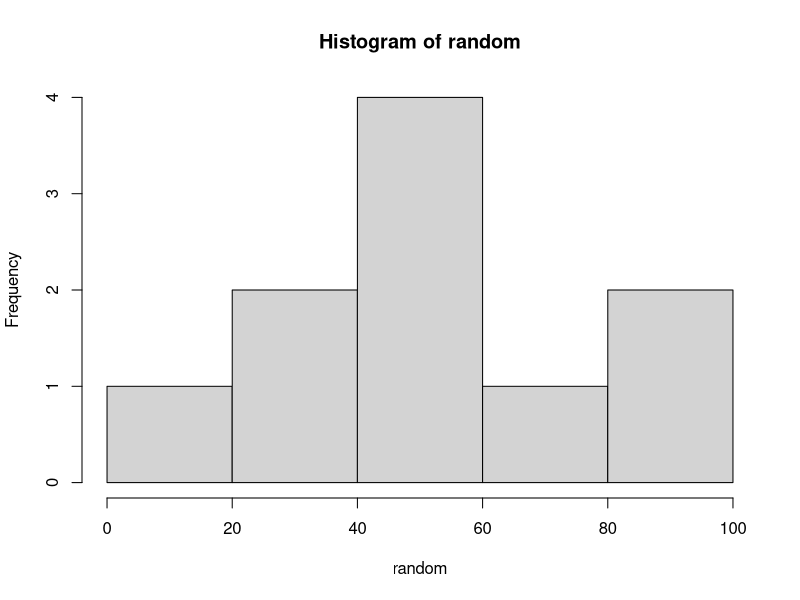
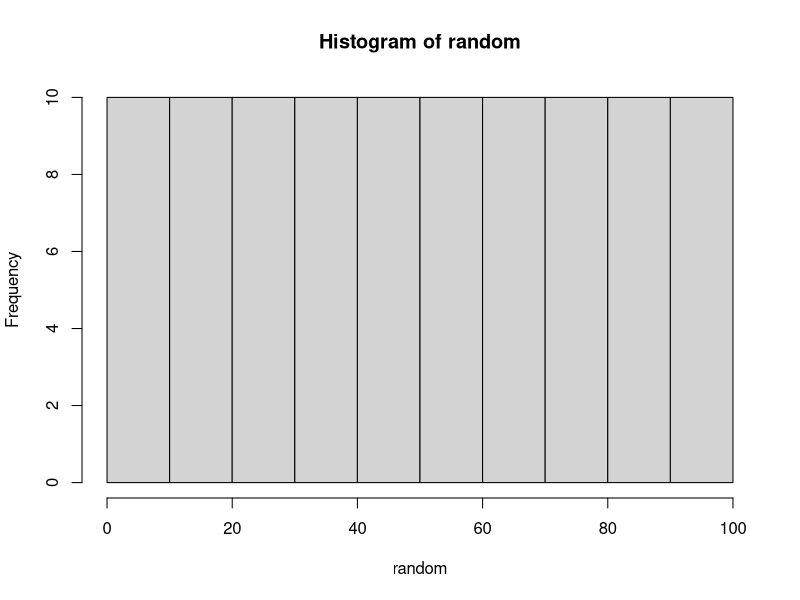
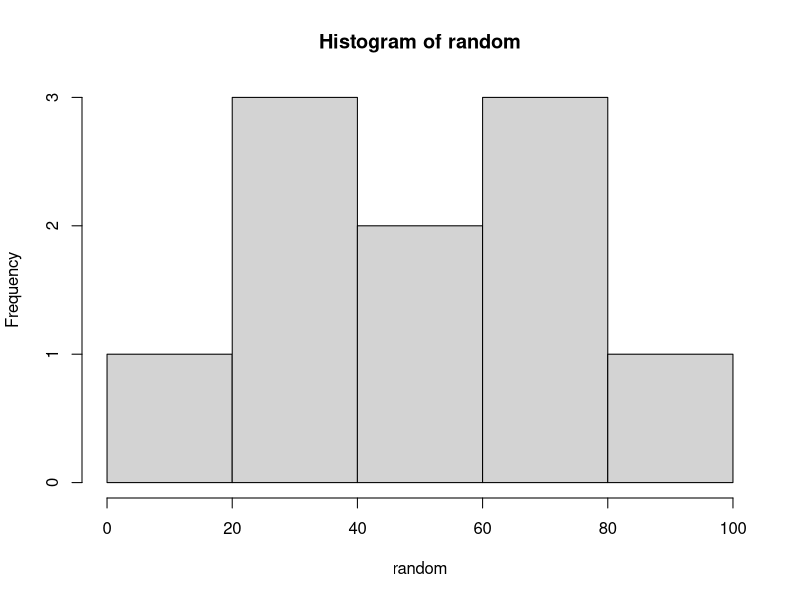
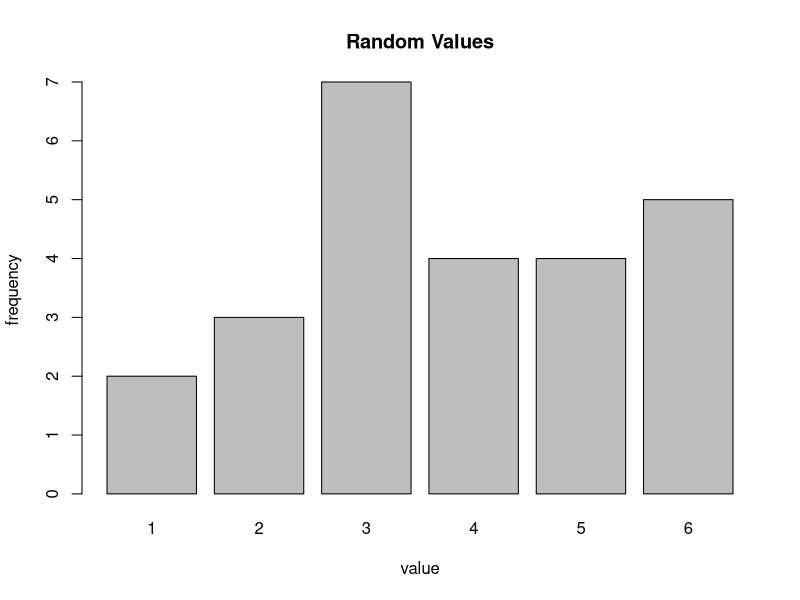
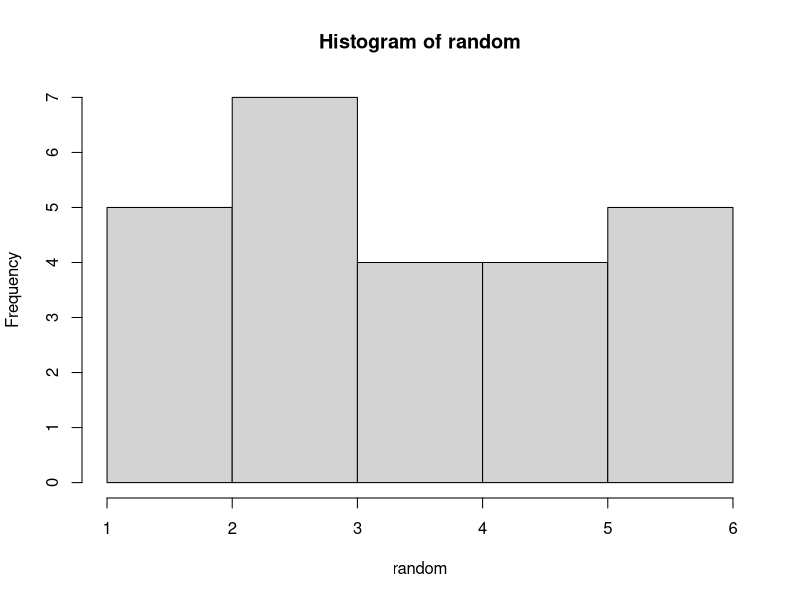
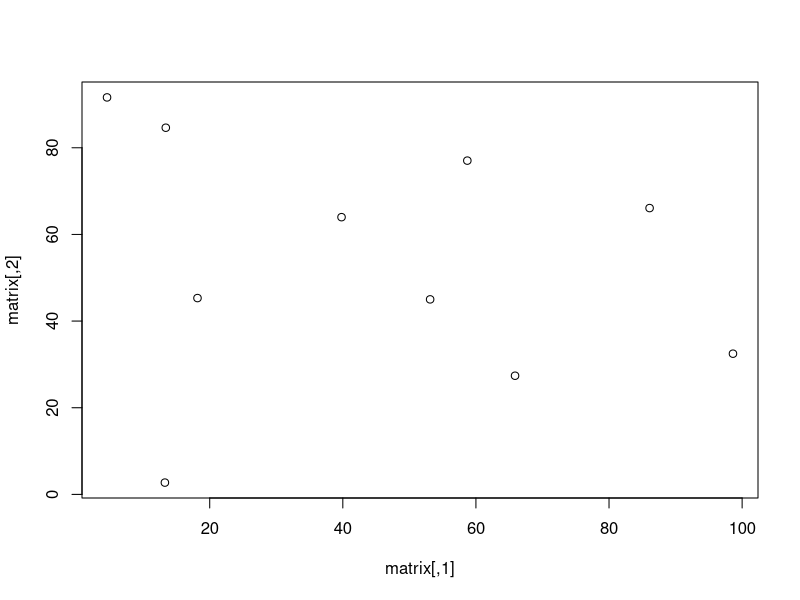
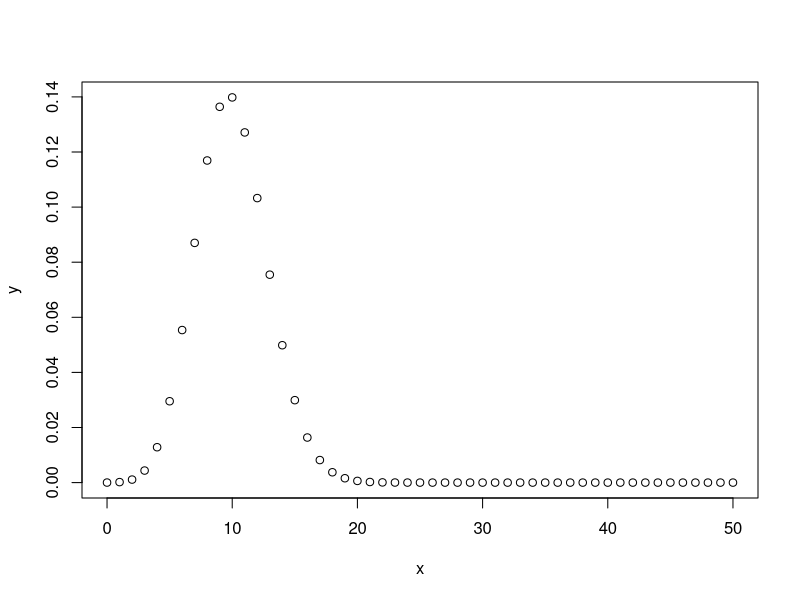
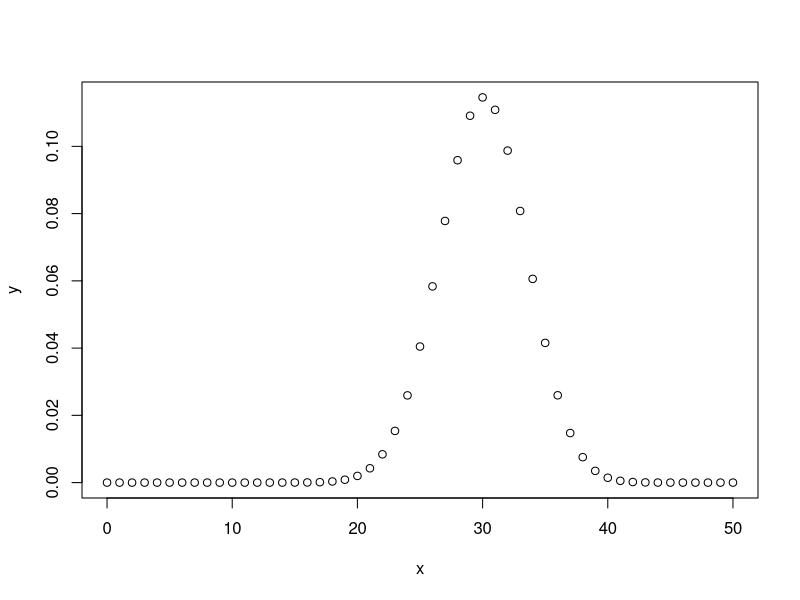

The R source for these figures, in order:
################################################################################
# Introduction to R
# VIA: Odum Institute for Research in Social Science
#      University of North Carolina at Chapel Hill
################################################################################

# Values, aka variables
x <- 1
x
x = 2
x

# The c() command
vector = c(1, 2, 3, 4, 5)
vector

# RStudio wants to help
help('c')

# Sequences
# This makes a sequence from 0 to 10, increasing by 1 each time.
sequence = 0:10
# This makes a sequence from 1 to 10, increasing by 2 each time
sequence2 = seq(0, 10, by = 2) 
sequence
sequence2
# This uses c() to repeat the pattern "1, 2, 3" 8 times.
repetition = rep(c(1, 2, 3), times = 8)
repetition

# Helpful hint: you can clear your console by pressing ctrl + l

# Referencing vector elements
# This displays the 4th element in sequence.
# Using '.' in the variable name works in R but not most languages
element.4 = sequence[4]
element.4
# This uses c() to reference multiple elements. 
element.4.and.6 = sequence[c(4, 6)]
element.4.and.6
# This makes a sequence with all of the elements of sequence
# except the 3rd element.
no.3rd.element = sequence[-3]
no.3rd.element
# Drawing samples
sample(sequence, 20, replace = TRUE) # Replace means values can repeat
sample(sequence, 10, replace = FALSE) # No repeating values

# Matrices
# This makes a 3 x 3 matrix with the numbers 1 through 9, entering by columns. Notice the use of the colon :
matrix = matrix(1:9, nrow = 3, ncol = 3, byrow = TRUE)
matrix
# Still use square brackets to reference elements. This references the element in row 2, column 2.
row2.col2 = matrix[2, 2]
row2.col2
# This references the entire third row.
row.3 = matrix[3, ]
row.3

# Some basic functions
# Calculate the minimum, maximum, mean, median, and 25th and 75th percentiles of sequence.
min(sequence)
max(sequence)
mean(sequence)
median(sequence)
# Quantiles are cutpoints dividing a set of observations into equal sized groups. 
# There are one fewer quantiles than the number of groups created. 
# Thus quartiles are the 3 cut points that will divide a dataset into four equal-size groups.
quantile(sequence, .25)
quantile(sequence, .75)
# Or we could just use the summary() function
summary(sequence)
# Two more: variance and standard deviation
var(sequence)
sd(sequence)

# Generating random values
random = runif(1)
random
# Get a vector of 4 numbers
random = runif(4)
random
# Get a vector of 3 numbers from 0 to 100
random = runif(3, min=0, max=100)
random
# Get 10 integers from 0 to 100
# Use max=101 because it will never actually equal 101
random = floor(runif(10, min=0, max=101))
sort(random)
hist(random)
# To generate integers WITHOUT replacement, aka repetition
random = sample(1:100, 100, replace=FALSE)
sort(random)
hist(random)
# To generate any number of integers with replacement
random = sample(1:100, 10, replace=TRUE)
sort(random)
hist(random)

random = sample(1:6, 25, replace=TRUE)
# table() takes is a vector of factors, and calculates the frequency that each factor occurs.
table(random)
barplot(table(random), main="Random Values", xlab="value", ylab="frequency")
hist(random)

random = runif(20, min=0, max=100)
matrix = matrix(random, nrow = 10, ncol = , byrow = TRUE)
matrix
plot(matrix)


# Creating functions
# This function requires one argument, a vector, called "the.vector" here.
average = function(the.vector){ # Start the function
  S = sum(the.vector) # Step one: Take the sum of all elements in the.vector.
  L = length(the.vector) # Step two: Find no. of elements in the.vector.
  A = S/L # Divide to get the average.
  return(A) # Only return the final result.
} # Close the function.
# Check to make sure it works.
mean(sequence)
average(sequence)



# Probability distributions
# Use the cdf to calculate the probability a random draw will be less than a given number.
pnorm(1.645)
dnorm(1.5) # Use the pdf to calculate density.
qnorm(.95) # Use the quantile function to calculate quantiles from p-values.
rnorm(10) # Random draws
#Binomial example
trials = 50 # 50 trials
x = seq(0, trials, by = 1) 
y = dbinom(x, trials, .2) # n = 50, p = .2.
plot(x, y)
y = dbinom(x, trials, .6) # n = 50, p = .6.
plot(x, y)
z = rbinom(100, trials, .2) # Draw 100 values from a binomial with n = 50, p = .2.
plot(density(z)) # Plot the density of those draws.

# set.seed() allows for random numbers to be the same each time you run a script 
set.seed(123456)
rnorm(10)
